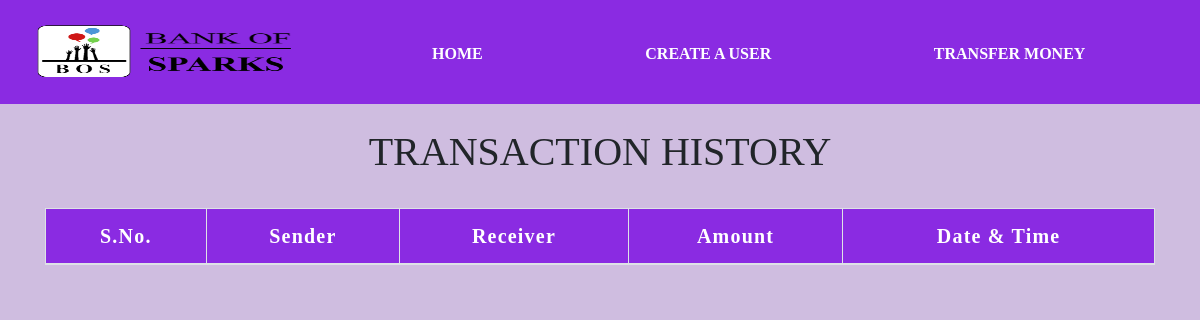
/transactionhistory.php, run on an earlier commit of the app's database.
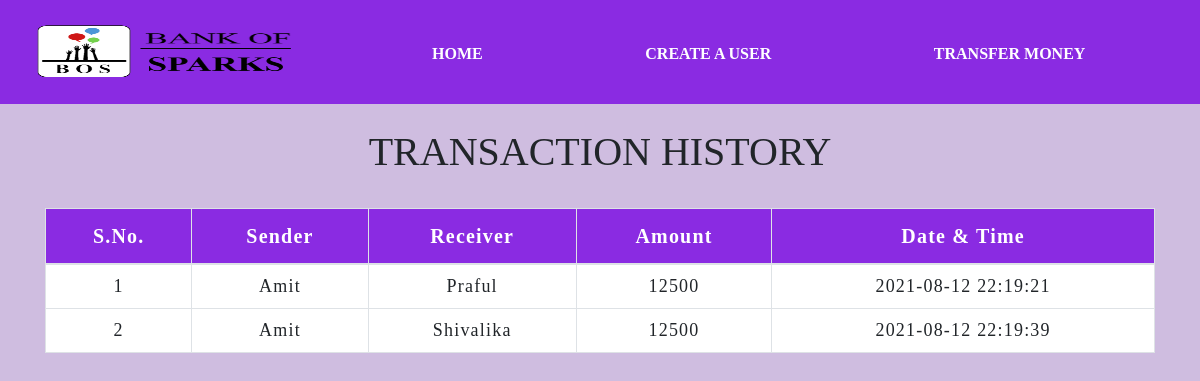
And on a later commit of the database.
### tables this page shows
CREATE TABLE `transaction` (
  `sno` int(3) NOT NULL,
  `sender` text NOT NULL,
  `receiver` text NOT NULL,
  `balance` int(8) NOT NULL,
  `datetime` datetime NOT NULL DEFAULT CURRENT_TIMESTAMP
);

### transactionhistory.php (the view, shortened to what this page needs)
<!DOCTYPE html>
<html lang="en">
<head>
    <link rel="stylesheet" href="https://stackpath.bootstrapcdn.com/bootstrap/4.5.2/css/bootstrap.min.css">
</head>
<body>
<div class="homenav">
<img src="img/boslogo.png">
  <ul>
    <li><a href="index.php"><b>HOME</b></a></li>
    <li><a href="createuser.php"><b>CREATE A USER</b></a></li>
    <li><a href="transfermoney.php"><b>TRANSFER MONEY</b></a></li>
</ul>
</div>
	<div class="container">
        <h2 class="text-center pt-4">TRANSACTION HISTORY</h2>
       <br>
       <div class="table-responsive-sm">
    <table class="table table-hover table-striped table-condensed table-bordered">
        <thead>
            <tr>
                <th class="text-center">S.No.</th>
                <th class="text-center">Sender</th>
                <th class="text-center">Receiver</th>
                <th class="text-center">Amount</th>
                <th class="text-center">Date & Time</th>
            </tr>
        </thead>
        <tbody>
        <?php
            include 'config.php';
            $sql ="select * from transaction";
            $query =mysqli_query($conn, $sql);
            while($rows = mysqli_fetch_assoc($query))
            {
        ?>
            <tr>
            <td class="py-2"><?php echo $rows['sno']; ?></td>
            <td class="py-2"><?php echo $rows['sender']; ?></td>
            <td class="py-2"><?php echo $rows['receiver']; ?></td>
            <td class="py-2"><?php echo $rows['balance']; ?> </td>
            <td class="py-2"><?php echo $rows['datetime']; ?> </td>
        <?php
            }
        ?>
        </tbody>
    </table>
    </div>
</div>
</body>
</html>

### transactionhistory.php (style rules this page uses)
.homenav { height: 13vh; background-color: blueviolet; width: 100%; }
.homenav ul { display: grid; width: 64%; margin-left: 36%; grid-gap: 4vw; grid-template-columns: repeat(3, auto); padding-top: 5.3vh; }
.homenav img { position:absolute; height: 7vh; width: 270px; top:3vh; left:3%; }
.homenav ul li { list-style: none; font-family: 'Times New Roman'; }
.homenav ul li a { color: white; text-decoration: none; }
body { background-color: rgb(207, 189, 224); font-family: 'Times New Roman'; }
* { padding: 0; margin: 0; box-sizing: border-box; font-family: 'Times New Roman', Times, serif; }
h2 { font-size: 40px; }
table { letter-spacing: 1.2px; font-size:18px; }
th { background-color:blueviolet; font-size:20px; color:white; }
td { text-align: center; background-color:white; }

What changed in the data, as far as the page shows it:
added transaction: sno "1", sender "Amit", receiver "Praful", balance "12500", datetime "2021-08-12 22:19:21"
added transaction: sno "2", sender "Amit", receiver "Shivalika", balance "12500", datetime "2021-08-12 22:19:39"
